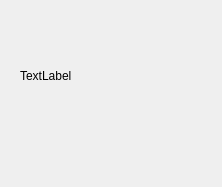
<?xml version="1.0" encoding="UTF-8"?>
<ui version="4.0">
 <class>Dialog</class>
 <widget class="QDialog" name="Dialog">
  <property name="geometry">
   <rect>
    <x>0</x>
    <y>0</y>
    <width>222</width>
    <height>187</height>
   </rect>
  </property>
  <property name="windowTitle">
   <string>Dialog</string>
  </property>
  <widget class="QLabel" name="label">
   <property name="geometry">
    <rect>
     <x>20</x>
     <y>20</y>
     <width>101</width>
     <height>111</height>
    </rect>
   </property>
   <property name="text">
    <string>TextLabel</string>
   </property>
  </widget>
 </widget>
 <resources/>
 <connections/>
</ui>
